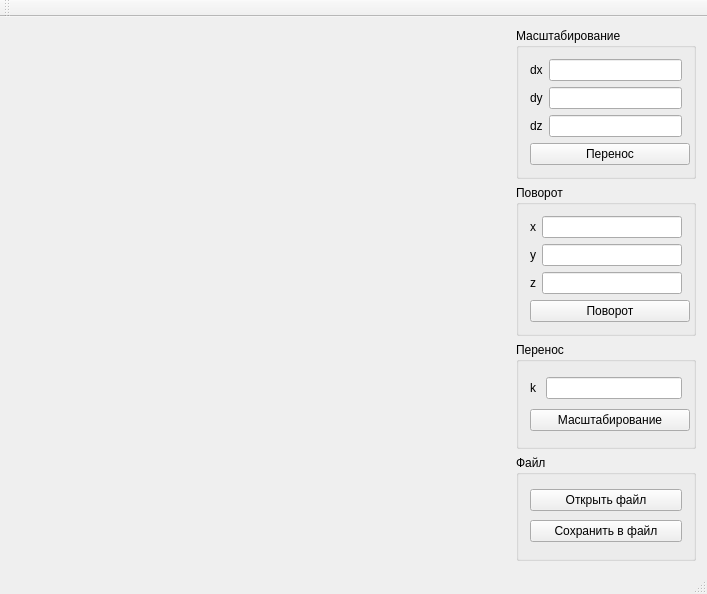
<?xml version="1.0" encoding="UTF-8"?>
<ui version="4.0">
 <class>MainWindow</class>
 <widget class="QMainWindow" name="MainWindow">
  <property name="geometry">
   <rect>
    <x>0</x>
    <y>0</y>
    <width>707</width>
    <height>594</height>
   </rect>
  </property>
  <property name="windowTitle">
   <string>MainWindow</string>
  </property>
  <widget class="QWidget" name="centralWidget">
   <layout class="QGridLayout" name="gridLayout">
    <item row="3" column="1">
     <widget class="QGroupBox" name="groupBox_2">
      <property name="maximumSize">
       <size>
        <width>180</width>
        <height>16777215</height>
       </size>
      </property>
      <property name="styleSheet">
       <string notr="true">font: 13pt &quot;Hack Nerd Font&quot;;</string>
      </property>
      <property name="title">
       <string>Поворот</string>
      </property>
      <layout class="QGridLayout" name="gridLayout_3">
       <item row="0" column="2">
        <widget class="QLabel" name="label_4">
         <property name="maximumSize">
          <size>
           <width>10</width>
           <height>16777215</height>
          </size>
         </property>
         <property name="text">
          <string>x</string>
         </property>
        </widget>
       </item>
       <item row="5" column="2" colspan="2">
        <widget class="QPushButton" name="btnRotate">
         <property name="minimumSize">
          <size>
           <width>160</width>
           <height>0</height>
          </size>
         </property>
         <property name="maximumSize">
          <size>
           <width>16777215</width>
           <height>16777215</height>
          </size>
         </property>
         <property name="text">
          <string>Поворот</string>
         </property>
        </widget>
       </item>
       <item row="0" column="3">
        <widget class="QLineEdit" name="lineRotateX">
         <property name="maximumSize">
          <size>
           <width>160</width>
           <height>16777215</height>
          </size>
         </property>
        </widget>
       </item>
       <item row="4" column="2">
        <widget class="QLabel" name="label_6">
         <property name="text">
          <string>z</string>
         </property>
        </widget>
       </item>
       <item row="2" column="3">
        <widget class="QLineEdit" name="lineRotateY">
         <property name="maximumSize">
          <size>
           <width>160</width>
           <height>16777215</height>
          </size>
         </property>
        </widget>
       </item>
       <item row="2" column="2">
        <widget class="QLabel" name="label_5">
         <property name="text">
          <string>y</string>
         </property>
        </widget>
       </item>
       <item row="4" column="3">
        <widget class="QLineEdit" name="lineRotateZ">
         <property name="maximumSize">
          <size>
           <width>160</width>
           <height>16777215</height>
          </size>
         </property>
        </widget>
       </item>
      </layout>
     </widget>
    </item>
    <item row="10" column="1">
     <widget class="QGroupBox" name="groupBox_3">
      <property name="maximumSize">
       <size>
        <width>180</width>
        <height>16777215</height>
       </size>
      </property>
      <property name="styleSheet">
       <string notr="true">font: 13pt &quot;Hack Nerd Font&quot;;</string>
      </property>
      <property name="title">
       <string>Перенос</string>
      </property>
      <layout class="QGridLayout" name="gridLayout_4">
       <item row="0" column="1">
        <widget class="QLabel" name="label_7">
         <property name="maximumSize">
          <size>
           <width>10</width>
           <height>30</height>
          </size>
         </property>
         <property name="text">
          <string>k</string>
         </property>
        </widget>
       </item>
       <item row="2" column="1" colspan="4">
        <widget class="QPushButton" name="btnScale">
         <property name="minimumSize">
          <size>
           <width>160</width>
           <height>0</height>
          </size>
         </property>
         <property name="maximumSize">
          <size>
           <width>16777215</width>
           <height>16777215</height>
          </size>
         </property>
         <property name="styleSheet">
          <string notr="true"/>
         </property>
         <property name="text">
          <string>Масштабирование</string>
         </property>
        </widget>
       </item>
       <item row="0" column="2" colspan="3">
        <widget class="QLineEdit" name="lineScale">
         <property name="minimumSize">
          <size>
           <width>0</width>
           <height>0</height>
          </size>
         </property>
         <property name="maximumSize">
          <size>
           <width>160</width>
           <height>16777215</height>
          </size>
         </property>
        </widget>
       </item>
      </layout>
     </widget>
    </item>
    <item row="20" column="1">
     <widget class="QGroupBox" name="groupBox_4">
      <property name="maximumSize">
       <size>
        <width>180</width>
        <height>16777215</height>
       </size>
      </property>
      <property name="styleSheet">
       <string notr="true">font: 13pt &quot;Hack Nerd Font&quot;;</string>
      </property>
      <property name="title">
       <string>Файл</string>
      </property>
      <layout class="QVBoxLayout" name="verticalLayout">
       <item>
        <widget class="QPushButton" name="bntFile">
         <property name="text">
          <string>Открыть файл</string>
         </property>
        </widget>
       </item>
       <item>
        <widget class="QPushButton" name="btnSave">
         <property name="text">
          <string>Сохранить в файл</string>
         </property>
        </widget>
       </item>
      </layout>
     </widget>
    </item>
    <item row="1" column="1">
     <widget class="QGroupBox" name="groupBox">
      <property name="maximumSize">
       <size>
        <width>180</width>
        <height>16777215</height>
       </size>
      </property>
      <property name="styleSheet">
       <string notr="true">font: 13pt &quot;Hack Nerd Font&quot;;</string>
      </property>
      <property name="title">
       <string>Масштабирование</string>
      </property>
      <layout class="QGridLayout" name="gridLayout_2">
       <item row="0" column="1">
        <widget class="QLineEdit" name="lineOffsetX">
         <property name="maximumSize">
          <size>
           <width>160</width>
           <height>16777215</height>
          </size>
         </property>
        </widget>
       </item>
       <item row="1" column="1">
        <widget class="QLineEdit" name="lineOffsetY">
         <property name="maximumSize">
          <size>
           <width>160</width>
           <height>16777215</height>
          </size>
         </property>
        </widget>
       </item>
       <item row="1" column="0">
        <widget class="QLabel" name="label_2">
         <property name="text">
          <string>dy</string>
         </property>
        </widget>
       </item>
       <item row="0" column="0">
        <widget class="QLabel" name="label">
         <property name="text">
          <string>dx</string>
         </property>
        </widget>
       </item>
       <item row="2" column="0">
        <widget class="QLabel" name="label_3">
         <property name="text">
          <string>dz</string>
         </property>
        </widget>
       </item>
       <item row="2" column="1">
        <widget class="QLineEdit" name="lineOffsetZ">
         <property name="maximumSize">
          <size>
           <width>160</width>
           <height>16777215</height>
          </size>
         </property>
        </widget>
       </item>
       <item row="4" column="0" colspan="2">
        <widget class="QPushButton" name="btnOffset">
         <property name="minimumSize">
          <size>
           <width>160</width>
           <height>0</height>
          </size>
         </property>
         <property name="maximumSize">
          <size>
           <width>16777215</width>
           <height>16777215</height>
          </size>
         </property>
         <property name="text">
          <string>Перенос</string>
         </property>
        </widget>
       </item>
      </layout>
     </widget>
    </item>
    <item row="3" column="0">
     <spacer name="horizontalSpacer">
      <property name="orientation">
       <enum>Qt::Horizontal</enum>
      </property>
      <property name="sizeHint" stdset="0">
       <size>
        <width>40</width>
        <height>20</height>
       </size>
      </property>
     </spacer>
    </item>
   </layout>
  </widget>
  <widget class="QToolBar" name="mainToolBar">
   <attribute name="toolBarArea">
    <enum>TopToolBarArea</enum>
   </attribute>
   <attribute name="toolBarBreak">
    <bool>false</bool>
   </attribute>
  </widget>
  <widget class="QStatusBar" name="statusBar"/>
  <widget class="QMenuBar" name="menuBar">
   <property name="geometry">
    <rect>
     <x>0</x>
     <y>0</y>
     <width>707</width>
     <height>22</height>
    </rect>
   </property>
  </widget>
  <action name="actionkek">
   <property name="text">
    <string>kek</string>
   </property>
  </action>
 </widget>
 <layoutdefault spacing="6" margin="11"/>
 <resources/>
 <connections/>
</ui>
